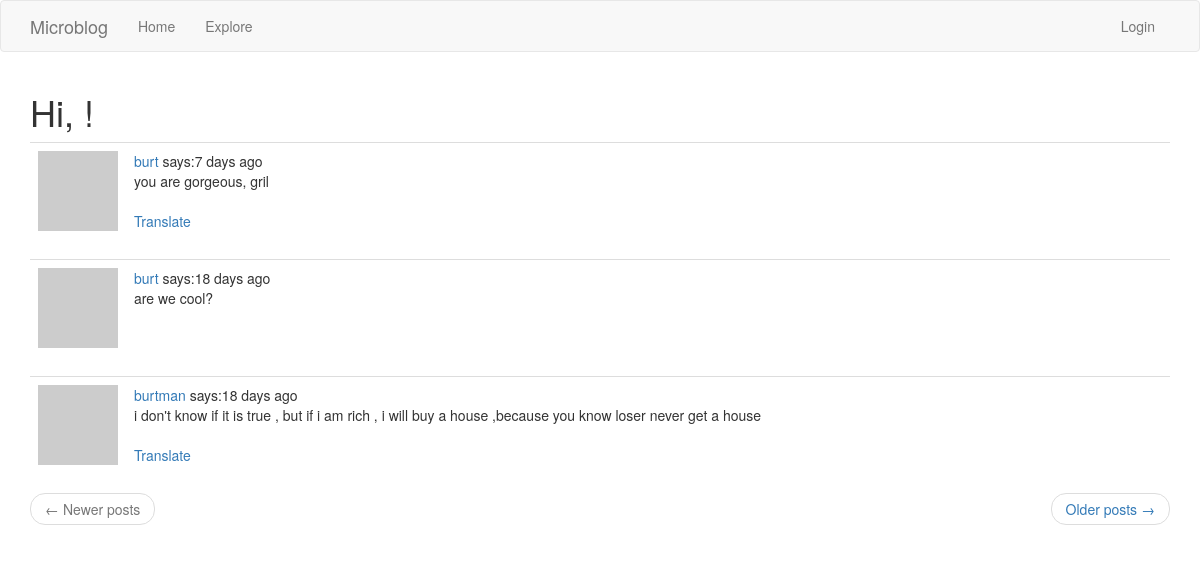
/explore, run on the app's committed database.
### app/models.py (models this page shows, shortened)
class SearchableMixin(object):
    @classmethod
    def search(cls, expression, page, per_page):
        ids, total = query_index(cls.__tablename__, expression, page, per_page)
        if total == 0:
            return cls.query.filter_by(id=0), 0
        when = []
        for idx, val in enumerate(ids):
            when.append((val, idx))
        return cls.query.filter(cls.id.in_(ids)).order_by(
            db.case(when, value=cls.id)
        ), total

class Post(SearchableMixin, db.Model):
    id = db.Column(db.Integer, autoincrement=True, primary_key=True)
    body = db.Column(db.String(140))
    timestamp = db.Column(db.DateTime, index=True, default=datetime.utcnow)
    user_id = db.Column(db.Integer, db.ForeignKey('user.id'))
    language = db.Column(db.String(5))
    __searchable__ = ['body']

class User(UserMixin, db.Model):
    id = db.Column(db.Integer, autoincrement=True, primary_key=True)
    username = db.Column(db.String(64), index=True, unique=True)
    email = db.Column(db.String(120), index=True, unique=True)
    password_hash = db.Column(db.String(128))
    about_me = db.Column(db.String(140))
    last_seen = db.Column(db.DateTime, default=datetime.utcnow)
    posts = db.relationship('Post', backref='author', lazy='dynamic')
    followed = db.relationship('User',
                               secondary=followers,
                               primaryjoin=(followers.c.follower_id == id),
                               secondaryjoin=(followers.c.followed_id == id),
                               backref=db.backref('followers', lazy='dynamic'),
                               lazy='dynamic')
    messages_sent = db.relationship('Message',
                                    backref='author',
                                    foreign_keys='Message.sender_id',
                                    lazy='dynamic')
    messages_received = db.relationship('Message',
                                        backref='recipient',
                                        foreign_keys='Message.recipient_id',
                                        lazy='dynamic')
    notifications = db.relationship('Notification',
                                    backref='user',
                                    lazy='dynamic')
    last_message_read_time = db.Column(db.DateTime)
    def avatar(self, size):
        digest = md5(self.email.lower().encode('utf-8')).hexdigest()
        return 'https://www.gravatar.com/avatar/{}?d=monsterid&s={}'.format(digest, size)

### app/main/routes.py (the view)
@bp.route('/explore', methods=['GET'])
def explore():
    page = request.args.get('page', 1, type=int)
    posts = Post.query.order_by(Post.timestamp.desc()).paginate(page, current_app.config['POSTS_PER_PAGE'], False)
    next_url = url_for('main.explore', page=posts.next_num) if posts.has_next else None
    prev_url = url_for('main.explore', page=posts.prev_num) if posts.has_prev else None
    return render_template('index.html', title='explore', posts=posts.items, next_url=next_url, prev_url=prev_url)

### app/main/routes.py (called while the page is built)
@bp.before_app_request
def before_request():
    if current_user.is_authenticated:
        current_user.last_seen = datetime.utcnow()
        db.session.commit()
        g.search_form = SearchForm()

### app/templates/index.html (shortened to what this page needs)
{% extends "base.html" %}
{% import 'bootstrap/wtf.html' as wtf %}
{% block app_content %}
<h1>Hi, {{ current_user.username }}!</h1>
{% for post in posts %}
{% include "_post.html" %}
{% endfor %}
<nav aria-label="...">
    <ul class="pager">
        <li class="previous {% if not prev_url %} disabled {% endif %}">
            <a href="{{ prev_url or '#' }}">
                <span aria-hidden="true">&larr;</span> Newer posts
            </a>
        </li>
        <li class="next{% if not next_url %} disabled{% endif %}">
                <a href="{{ next_url or '#' }}">
                    Older posts <span aria-hidden="true">&rarr;</span>
                </a>
        </li>
    </ul>
</nav>
{% endblock %}

### app/templates/_post.html
<table class="table table-hover">
    <tr>
        <td width="70px">
            <a href="{{ url_for('main.user', username=post.author.username) }}">
                <img src="{{ post.author.avatar(70) }}" alt="">
            </a>
        </td>
        <td>
            <a href="{{ url_for('main.user', username=post.author.username) }}">
                {{ post.author.username }}
            </a>
            says:{{ moment(post.timestamp).fromNow() }}
            <br>
                <span id="post{{ post.id }}">{{ post.body }}</span>
            {% if post.language and post.language != g.locale %}
            <br><br>
            <span id="translation{{ post.id }}">
                <a href="javascript:translate(
                            '#post{{ post.id }}',
                            '#translation{{ post.id }}',
                            '{{ post.language }}',
                            '{{ g.locale }}'
                            )">Translate</a>
            </span>
            {% endif %}
        </td>
    </tr>
</table>

### data on the page
Post: author.username "burt", timestamp "7 days ago", body "you are gorgeous, gril"
Post: author.username "burt", timestamp "18 days ago", body "are we cool?"
Post: author.username "burtman", timestamp "18 days ago", body "i don't know if it is true , but if i am rich , i will buy a house ,because you know loser never get a house"
